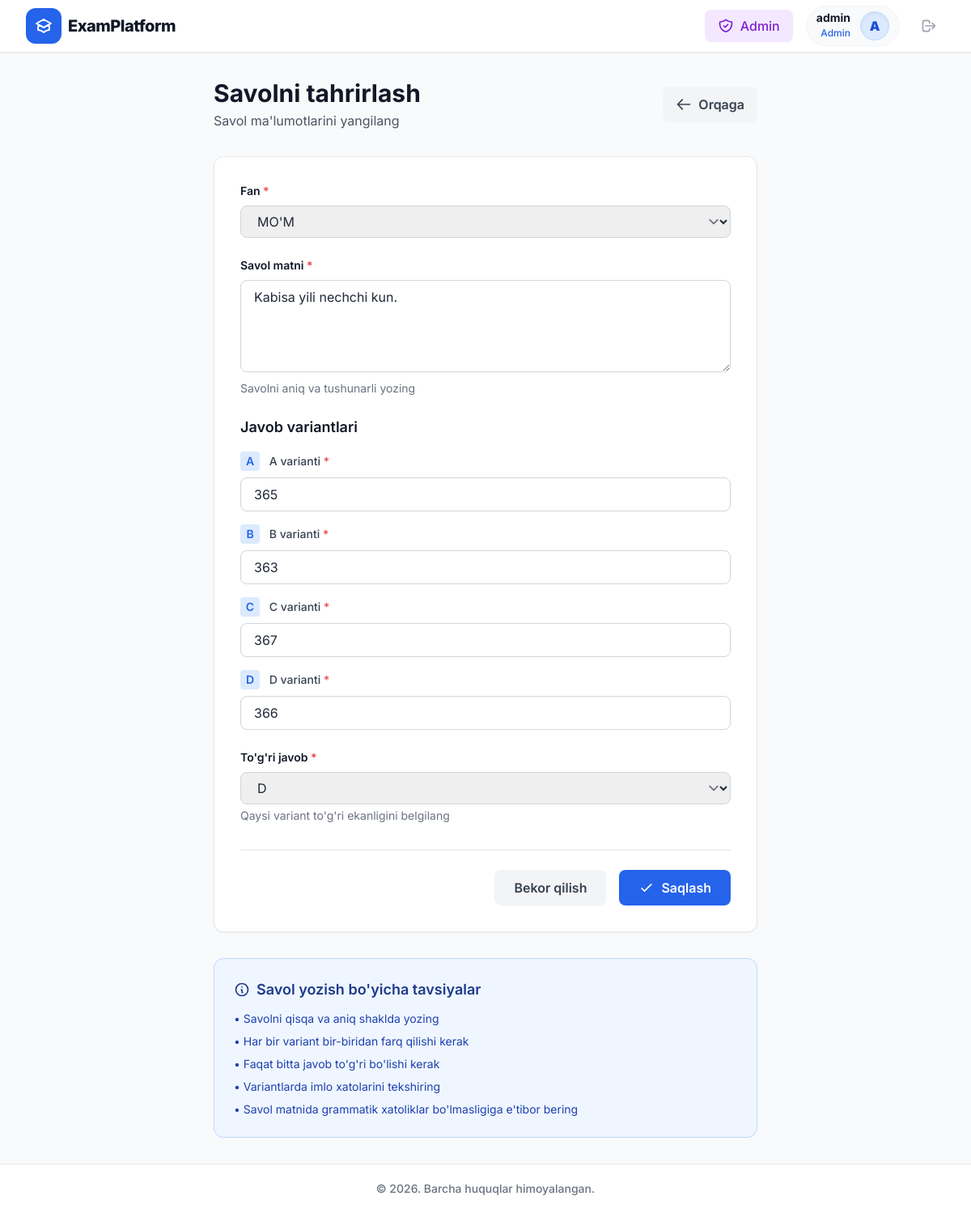
The page /dashboard/questions/477/edit/ (signed in) on the database its author committed.
### quiz/models.py (models this page shows, shortened)
class Question(models.Model):
    ANSWER_CHOICES = [
        ('A', 'A'),
        ('B', 'B'),
        ('C', 'C'),
        ('D', 'D'),
    ]
    subject = models.ForeignKey(Subject, on_delete=models.CASCADE, verbose_name="Fan")
    text = models.TextField(verbose_name="Savol matni")
    option_a = models.CharField(max_length=255, verbose_name="A varianti")
    option_b = models.CharField(max_length=255, verbose_name="B varianti")
    option_c = models.CharField(max_length=255, verbose_name="C varianti")
    option_d = models.CharField(max_length=255, verbose_name="D varianti")
    correct_answer = models.CharField(max_length=1, choices=ANSWER_CHOICES, verbose_name="To'g'ri javob")

### quiz/views.py (the view)
# urls.py: path('dashboard/questions/<int:pk>/edit/', views.QuestionUpdateView.as_view(), name='question_edit'),
class QuestionUpdateView(LoginRequiredMixin, AdminRequiredMixin, UpdateView):
    model = Question
    template_name = 'question_form.html'
    fields = ['subject', 'text', 'option_a', 'option_b', 'option_c', 'option_d', 'correct_answer']
    success_url = reverse_lazy('question_list')

### quiz/models.py (called while the page is built)
    def __str__(self):
        return self.name

### quiz/views.py (called while the page is built)
    def test_func(self):
        return self.request.user.is_superuser

### templates/question_form.html (shortened to what this page needs)
{% extends 'base.html' %}
{% block content %}
<div class="max-w-2xl mx-auto">
    <div class="flex items-center justify-between mb-8">
        <div>
            <h1 class="text-3xl font-bold text-gray-900">
                {% if form.instance.id %}Savolni tahrirlash{% else %}Yangi savol qo'shish{% endif %}
            </h1>
            <p class="text-gray-600 mt-1">
                {% if form.instance.id %}Savol ma'lumotlarini yangilang{% else %}Yangi test savolini yarating{% endif %}
            </p>
        </div>
        <a href="{% url 'question_list' %}" class="bg-gray-100 hover:bg-gray-200 text-gray-700 font-semibold py-2.5 px-4 rounded-lg transition duration-200 flex items-center gap-2">
            <svg class="w-5 h-5" fill="none" stroke="currentColor" viewBox="0 0 24 24">
                <path stroke-linecap="round" stroke-linejoin="round" stroke-width="2" d="M10 19l-7-7m0 0l7-7m-7 7h18"></path>
            </svg>
            Orqaga
        </a>
    </div>
    <div class="bg-white rounded-xl border border-gray-200 shadow-sm">
        <form method="post" class="p-8">
            <div class="space-y-6">
                <div>
                    <label for="{{ form.subject.id_for_label }}" class="block text-sm font-semibold text-gray-900 mb-2">
                        Fan <span class="text-red-500">*</span>
                    </label>
                    {{ form.subject }}
                </div>
                <div>
                    <label for="{{ form.text.id_for_label }}" class="block text-sm font-semibold text-gray-900 mb-2">
                        Savol matni <span class="text-red-500">*</span>
                    </label>
                    {{ form.text }}
                    <p class="mt-1 text-sm text-gray-500">Savolni aniq va tushunarli yozing</p>
                </div>
                <div class="space-y-4">
                    <h3 class="text-lg font-semibold text-gray-900">Javob variantlari</h3>
                    <div>
                        <label for="{{ form.option_a.id_for_label }}" class="block text-sm font-medium text-gray-700 mb-2">
                            <span class="inline-flex items-center justify-center h-6 w-6 bg-blue-100 text-blue-600 rounded font-semibold text-sm mr-2">A</span>
                            A varianti <span class="text-red-500">*</span>
                        </label>
                        {{ form.option_a }}
                    </div>
                    <div>
                        <label for="{{ form.option_b.id_for_label }}" class="block text-sm font-medium text-gray-700 mb-2">
                            <span class="inline-flex items-center justify-center h-6 w-6 bg-blue-100 text-blue-600 rounded font-semibold text-sm mr-2">B</span>
                            B varianti <span class="text-red-500">*</span>
                        </label>
                        {{ form.option_b }}
                    </div>
                    <div>
                        <label for="{{ form.option_c.id_for_label }}" class="block text-sm font-medium text-gray-700 mb-2">
                            <span class="inline-flex items-center justify-center h-6 w-6 bg-blue-100 text-blue-600 rounded font-semibold text-sm mr-2">C</span>
                            C varianti <span class="text-red-500">*</span>
                        </label>
                        {{ form.option_c }}
                    </div>
                    <div>
                        <label for="{{ form.option_d.id_for_label }}" class="block text-sm font-medium text-gray-700 mb-2">
                            <span class="inline-flex items-center justify-center h-6 w-6 bg-blue-100 text-blue-600 rounded font-semibold text-sm mr-2">D</span>
                            D varianti <span class="text-red-500">*</span>
                        </label>
                        {{ form.option_d }}
                    </div>
                </div>
                <div>
                    <label for="{{ form.correct_answer.id_for_label }}" class="block text-sm font-semibold text-gray-900 mb-2">
                        To'g'ri javob <span class="text-red-500">*</span>
                    </label>
                    {{ form.correct_answer }}
                    <p class="mt-1 text-sm text-gray-500">Qaysi variant to'g'ri ekanligini belgilang</p>
                </div>
            </div>
            <div class="flex justify-end gap-4 mt-8 pt-6 border-t border-gray-200">
                <a href="{% url 'question_list' %}" class="bg-gray-100 hover:bg-gray-200 text-gray-700 font-semibold py-2.5 px-6 rounded-lg transition duration-200">
                    Bekor qilish
                </a>
                <button type="submit" class="bg-blue-600 hover:bg-blue-700 text-white font-semibold py-2.5 px-6 rounded-lg transition duration-200 flex items-center gap-2">
                    <svg class="w-5 h-5" fill="none" stroke="currentColor" viewBox="0 0 24 24">
                        <path stroke-linecap="round" stroke-linejoin="round" stroke-width="2" d="M5 13l4 4L19 7"></path>
                    </svg>
                    {% if form.instance.id %}Saqlash{% else %}Qo'shish{% endif %}
                </button>
            </div>
        </form>
    </div>
    <div class="mt-8 bg-blue-50 border border-blue-200 rounded-xl p-6">
        <h3 class="text-lg font-semibold text-blue-900 mb-3 flex items-center gap-2">
            <svg class="w-5 h-5" fill="none" stroke="currentColor" viewBox="0 0 24 24">
                <path stroke-linecap="round" stroke-linejoin="round" stroke-width="2" d="M13 16h-1v-4h-1m1-4h.01M21 12a9 9 0 11-18 0 9 9 0 0118 0z"></path>
            </svg>
            Savol yozish bo'yicha tavsiyalar
        </h3>
        <ul class="text-blue-800 space-y-2 text-sm">
            <li>• Savolni qisqa va aniq shaklda yozing</li>
            <li>• Har bir variant bir-biridan farq qilishi kerak</li>
            <li>• Faqat bitta javob to'g'ri bo'lishi kerak</li>
            <li>• Variantlarda imlo xatolarini tekshiring</li>
            <li>• Savol matnida grammatik xatoliklar bo'lmasligiga e'tibor bering</li>
        </ul>
    </div>
</div>
{% endblock %}

### templates/base.html (shortened to what this page needs)
{% load static %}
<!DOCTYPE html>
<html lang="uz">
<head>
    <script src="https://cdn.tailwindcss.com"></script>
    <link rel="stylesheet" href="{% static 'css/quiz.css' %}">
</head>
<body class="bg-gray-50 text-gray-800 antialiased flex flex-col min-h-screen">
    <nav class="bg-white shadow-sm border-b border-gray-200 sticky top-0 z-50">
        <div class="max-w-7xl mx-auto px-4 sm:px-6 lg:px-8">
            <div class="flex justify-between h-16">
                <div class="flex items-center">
                    <a href="{% url 'home' %}" class="flex items-center gap-2 group">
                        <div class="bg-blue-600 text-white p-2.5 rounded-xl group-hover:bg-blue-700 transition-smooth shadow-sm">
                        </div>
                        <span class="text-xl font-extrabold text-gray-900 tracking-tight group-hover:text-blue-700 transition-smooth">ExamPlatform</span>
                    </a>
                </div>
                <div class="flex items-center space-x-2 sm:space-x-4">
                    {% if user.is_authenticated %}
                    {% if user.is_superuser %}
                    <a href="{% url 'dashboard' %}" class="bg-purple-100 hover:bg-purple-200 text-purple-700 font-medium py-2 px-4 rounded-lg transition duration-200 flex items-center gap-2">
                        Admin
                    </a>
                    {% endif %}
                    <div class="flex items-center gap-3 bg-gray-50 py-1.5 px-3 rounded-full border border-gray-100">
                        <div class="hidden sm:block text-right">
                            <p class="text-sm font-bold text-gray-900 leading-none">{{ user.username }}</p>
                            <p class="text-xs text-blue-600 font-medium mt-1">{% if user.is_superuser %}Admin{% else %}O'quvchi{% endif %}</p>
                        </div>
                        <div class="h-9 w-9 rounded-full bg-blue-100 border border-blue-200 flex items-center justify-center text-blue-700 font-black shadow-inner">
                            {{ user.username|make_list|first|upper }}
                        </div>
                    </div>
                    <form method="POST" action="{% url 'logout' %}" class="inline m-0 p-0">
                        <button type="submit" class="text-gray-400 hover:text-red-600 hover:bg-red-50 p-2.5 rounded-xl transition-smooth" title="Tizimdan chiqish">
                            <svg class="w-5 h-5" fill="none" stroke="currentColor" viewBox="0 0 24 24">
                                <path stroke-linecap="round" stroke-linejoin="round" stroke-width="2" d="M17 16l4-4m0 0l-4-4m4 4H7m6 4v1a3 3 0 01-3 3H6a3 3 0 01-3-3V7a3 3 0 013-3h4a3 3 0 013 3v1"></path>
                            </svg>
                        </button>
                    </form>
                    {% endif %}
                </div>
            </div>
        </div>
    </nav>
    <main class="flex-grow max-w-7xl mx-auto px-4 sm:px-6 lg:px-8 py-8 w-full">
        {% block content %}
        {% endblock %}
    </main>
    <footer class="bg-white border-t border-gray-200 mt-auto">
        <div class="max-w-7xl mx-auto py-5 px-4 sm:px-6 lg:px-8">
            <p class="text-center text-sm font-medium text-gray-500">
                &copy; 2026. Barcha huquqlar himoyalangan.
            </p>
        </div>
    </footer>
</body>
</html>

### templates/base.html (style rules this page uses)
body { font-family: 'Inter', sans-serif; }
.transition-smooth { transition: all 0.3s cubic-bezier(0.4, 0, 0.2, 1); }

### templates/question_form.html (style rules this page uses)
textarea { resize: vertical; min-height: 100px; }
select { background-position: right 0.5rem center; background-repeat: no-repeat; background-size: 1.5em 1.5em; padding-right: 2.5rem; }

### rows shown on the page
Question: subject "MO'M", text "Kabisa yili nechchi kun.", option_a "365", option_b "363", option_c "367", option_d "366", correct_answer "D"

### other values the page prints
{{ user.username }} "admin"
{{ user.username|make_list|first|upper }} "A"
